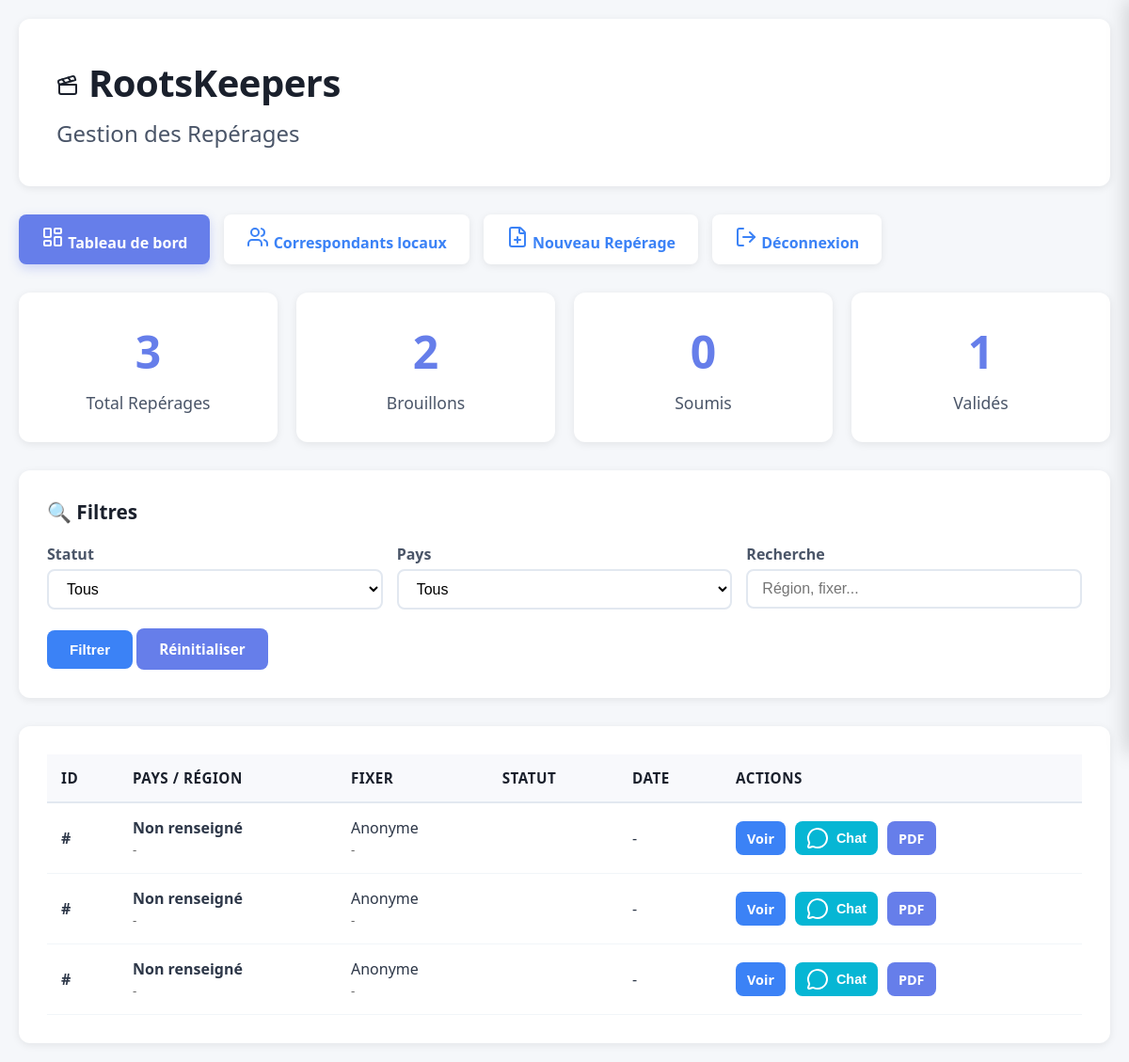
The page /admin on the database its author committed.
### models.py (models this page shows, shortened)
class Reperage(Base):
    __tablename__ = 'reperages'
    id = Column(Integer, primary_key=True)
    token = Column(String(32), unique=True, nullable=True)  # Token sécurisé pour URLs
    created_at = Column(DateTime, default=datetime.now)
    updated_at = Column(DateTime, default=datetime.now, onupdate=datetime.now)
    langue_interface = Column(String(4), default='FR')  # FR, GB, ITAL, ESP
    statut = Column(String(20), default='brouillon')  # brouillon, soumis, validé
    fixer_id = Column(Integer, ForeignKey('fixers.id'), nullable=True)
    fixer_nom = Column(String(255))
    fixer_prenom = Column(String(255))
    fixer_email = Column(String(255))
    fixer_telephone = Column(String(50))
    pays = Column(String(100))
    region = Column(String(255))
    territoire_data = Column(Text)  # JSON
    episode_data = Column(Text)  # JSON
    notes_admin = Column(Text)  # Notes administratives internes
    image_region = Column(String(500))  # URL de l'image emblématique de la région
    gardiens = relationship("Gardien", back_populates="reperage", cascade="all, delete-orphan")
    lieux = relationship("Lieu", back_populates="reperage", cascade="all, delete-orphan")
    medias = relationship("Media", back_populates="reperage", cascade="all, delete-orphan")

### app.py (the view)
@app.route('/admin')
def admin_dashboard():
    session = get_session(engine)
    try:
        total = session.query(Reperage).count()
        brouillons = session.query(Reperage).filter_by(statut='brouillon').count()
        soumis = session.query(Reperage).filter_by(statut='soumis').count()
        valides = session.query(Reperage).filter_by(statut='validé').count()
        stats = {
            'total': total,
            'brouillons': brouillons,
            'soumis': soumis,
            'valides': valides
        }
        from models import Fixer
        query = session.query(Reperage, Fixer).outerjoin(Fixer, Reperage.fixer_id == Fixer.id)
        statut_filter = request.args.get('statut')
        if statut_filter:
            query = query.filter(Reperage.statut == statut_filter)
        pays_filter = request.args.get('pays')
        if pays_filter:
            query = query.filter(Reperage.pays == pays_filter)
        search = request.args.get('search')
        if search:
            query = query.filter(
                (Reperage.region.like(f'%{search}%')) |
                (Reperage.fixer_nom.like(f'%{search}%'))
            )
        results = query.order_by(Reperage.created_at.desc()).all()
        reperages_with_fixer = []
        for reperage, fixer in results:
            rep_dict = {
                'reperage': reperage,
                'fixer': fixer,
                'lien_formulaire': fixer.lien_personnel if fixer else None
            }
            reperages_with_fixer.append(rep_dict)
        pays_list = session.query(Reperage.pays).filter(Reperage.pays.isnot(None)).distinct().all()
        pays_list = [p[0] for p in pays_list]
        from models import Fixer
        fixers = session.query(Fixer).order_by(Fixer.nom, Fixer.prenom).all()
        return render_template('admin_dashboard.html',
                             reperages=reperages_with_fixer,
                             stats=stats,
                             pays_list=pays_list,
                             fixers=fixers)
    finally:
        session.close()

### models.py (called while the page is built)
def get_session(engine):
    Session = sessionmaker(bind=engine)
    return Session()

### templates/admin_dashboard.html (shortened to what this page needs)
<!DOCTYPE html>
<html lang="fr">
<head>
</head>
<body>
    <div class="container">
        <div class="header">
            <h1><i data-lucide="clapperboard"></i> RootsKeepers</h1>
            <p class="subtitle">Gestion des Repérages</p>
        </div>
        <div class="nav">
            <a href="/admin" class="nav-link active"><i data-lucide="layout-dashboard"></i> Tableau de bord</a>
            <a href="/admin/fixers" class="nav-link"><i data-lucide="users"></i> Correspondants locaux</a>
            <a href="/" class="nav-link"><i data-lucide="file-plus"></i> Nouveau Repérage</a>
            <a href="/admin/logout" class="nav-link"><i data-lucide="log-out"></i> Déconnexion</a>
        </div>
        <div class="stats">
            <div class="stat-card">
                <div class="number">{{ stats.total }}</div>
                <div class="label">Total Repérages</div>
            </div>
            <div class="stat-card">
                <div class="number">{{ stats.brouillons }}</div>
                <div class="label">Brouillons</div>
            </div>
            <div class="stat-card">
                <div class="number">{{ stats.soumis }}</div>
                <div class="label">Soumis</div>
            </div>
            <div class="stat-card">
                <div class="number">{{ stats.valides }}</div>
                <div class="label">Validés</div>
            </div>
        </div>
        <div class="filters">
            <h3>🔍 Filtres</h3>
            <form id="filterForm" method="GET">
                <div class="filter-group">
                    <div>
                        <label for="statut">Statut</label>
                        <select name="statut" id="statut">
                            <option value="">Tous</option>
                        </select>
                    </div>
                    <div>
                        <label for="pays">Pays</label>
                        <select name="pays" id="pays">
                            <option value="">Tous</option>
                        </select>
                    </div>
                    <div>
                        <label for="search">Recherche</label>
                        <input type="text" name="search" id="search" placeholder="Région, fixer..." value="{{ request.args.get('search', '') }}">
                    </div>
                </div>
                <button type="submit" class="btn btn-primary">Filtrer</button>
                <a href="/admin" class="btn btn-secondary">Réinitialiser</a>
            </form>
        </div>
        <div class="table-container">
            {% if reperages %}
            <table>
                <thead>
                    <tr>
                        <th>ID</th>
                        <th>Pays / Région</th>
                        <th>Fixer</th>
                        <th>Statut</th>
                        <th>Date</th>
                        <th>Actions</th>
                    </tr>
                </thead>
                <tbody>
                    {% for rep in reperages %}
                    <tr>
                        <td><strong>#{{ rep.id }}</strong></td>
                        <td>
                            <strong>{{ rep.pays or 'Non renseigné' }}</strong><br>
                            <small style="color: #666;">{{ rep.region or '-' }}</small>
                        </td>
                        <td>
                            {{ rep.fixer_nom or 'Anonyme' }}<br>
                            <small style="color: #666;">{{ rep.fixer_email or '-' }}</small>
                        </td>
                        <td>
                            <span class="badge badge-{{ rep.statut }}">{{ rep.statut }}</span>
                        </td>
                        <td>
                            {{ rep.created_at.strftime('%d/%m/%Y') if rep.created_at else '-' }}<br>
                        </td>
                        <td>
                            <div class="actions">
                                <a href="/admin/reperage/{{ rep.id }}" class="btn btn-primary btn-small">Voir</a>
                                <button onclick="openAdminChat({{ rep.id }}, '{{ rep.fixer_nom or 'Fixer' }}')" class="btn btn-info btn-small" title="Messages">
                                    <i data-lucide="message-circle"></i> Chat
                                </button>
                                <a href="/admin/reperage/{{ rep.id }}/pdf" class="btn btn-secondary btn-small">PDF</a>
                            </div>
                        </td>
                    </tr>
                    {% endfor %}
                </tbody>
            </table>
            {% endif %}
        </div>
    </div>
</body>
</html>

### templates/admin_dashboard.html (style rules this page uses)
* { margin: 0; padding: 0; box-sizing: border-box; }
body { font-family: 'Segoe UI', Tahoma, Geneva, Verdana, sans-serif; background: #f5f7fa; min-height: 100vh; padding: 20px; color: #2d3748; }
.container { max-width: 1400px; margin: 0 auto; }
.header { background: white; border-radius: 12px; padding: 40px; margin-bottom: 30px; box-shadow: 0 2px 8px rgba(0,0,0,0.08); }
.header h1 { color: #1a202c; font-size: 2.5rem; font-weight: 700; margin-bottom: 10px; letter-spacing: -0.5px; }
.header .subtitle { color: #4a5568; font-size: 1.5rem; font-weight: 500; }
.stats { display: grid; grid-template-columns: repeat(auto-fit, minmax(200px, 1fr)); gap: 20px; margin-bottom: 30px; }
.stat-card { background: white; border-radius: 12px; padding: 30px; box-shadow: 0 2px 8px rgba(0,0,0,0.08); text-align: center; transition: all 0.3s ease; }
.stat-card .number { font-size: 3rem; font-weight: 700; color: #667eea; margin-bottom: 10px; }
.stat-card .label { color: #4a5568; font-size: 1.1rem; font-weight: 500; }
.filters { background: white; border-radius: 12px; padding: 30px; margin-bottom: 30px; box-shadow: 0 2px 8px rgba(0,0,0,0.08); }
.filters h3 { color: #1a202c; margin-bottom: 20px; font-weight: 700; font-size: 1.3rem; }
.filter-group { display: grid; grid-template-columns: repeat(auto-fit, minmax(200px, 1fr)); gap: 15px; margin-bottom: 20px; }
.filter-group label { display: block; color: #4a5568; margin-bottom: 5px; font-weight: 600; }
.filter-group select, .filter-group input { width: 100%; padding: 10px 15px; border: 2px solid #e2e8f0; border-radius: 8px; font-size: 1rem; transition: border-color 0.3s ease; background: white; }
.btn { padding: 12px 24px; border: none; border-radius: 8px; font-size: 0.95rem; cursor: pointer; transition: all 0.2s ease; font-weight: 600; text-decoration: none; display: inline-flex; align-items: center; gap: 8px; }
.btn-primary { background: #3b82f6; color: white; }
.btn-secondary { background: #667eea; color: white; }
.btn-info { background: #06b6d4; color: white; }
.table-container { background: white; border-radius: 12px; padding: 30px; box-shadow: 0 2px 8px rgba(0,0,0,0.08); overflow-x: auto; }
table { width: 100%; border-collapse: collapse; }
thead { background: #f8f9fc; }
th { padding: 15px; text-align: left; color: #1a202c; font-weight: 700; border-bottom: 2px solid #e2e8f0; font-size: 0.95rem; text-transform: uppercase; letter-spacing: 0.5px; }
td { padding: 15px; border-bottom: 1px solid #f1f5f9; color: #2d3748; }
.badge { padding: 6px 16px; border-radius: 20px; font-size: 0.85rem; font-weight: 600; display: inline-block; text-transform: uppercase; letter-spacing: 0.5px; }
.actions { display: flex; gap: 10px; }
.btn-small { padding: 6px 12px; font-size: 0.9rem; }
.nav { display: flex; gap: 15px; margin-bottom: 30px; flex-wrap: wrap; }
.nav-link { background: white; color: #3b82f6; padding: 12px 24px; border-radius: 8px; text-decoration: none; font-weight: 600; transition: all 0.2s ease; box-shadow: 0 2px 8px rgba(0,0,0,0.08); }
.nav-link.active { background: #667eea; color: white; box-shadow: 0 4px 12px rgba(102, 126, 234, 0.3); }

### rows shown on the page
Reperage: pays "Non renseigné", region "-", fixer_nom "Anonyme", fixer_email "-", created_at "-"
Reperage: pays "Non renseigné", region "-", fixer_nom "Anonyme", fixer_email "-", created_at "-"

### other values the page prints
{{ stats.total }} "3"
{{ stats.brouillons }} "2"
{{ stats.soumis }} "0"
{{ stats.valides }} "1"
